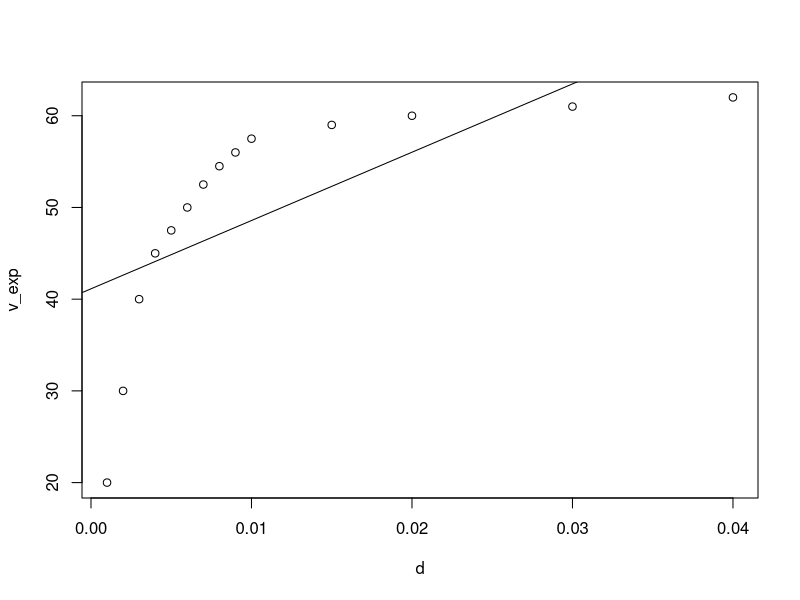
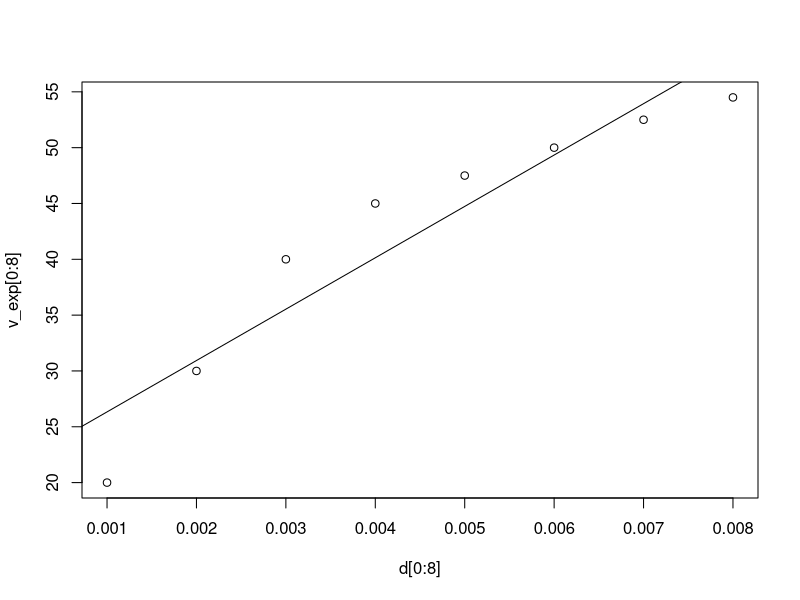
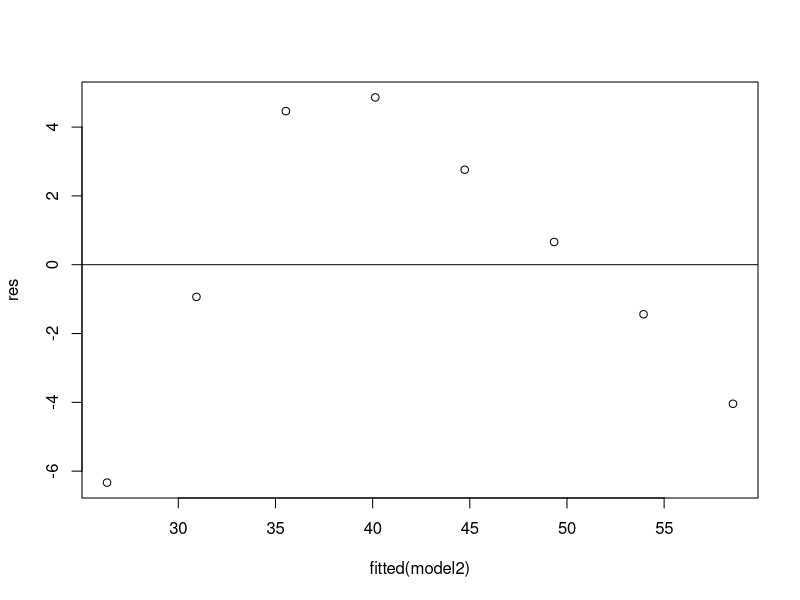
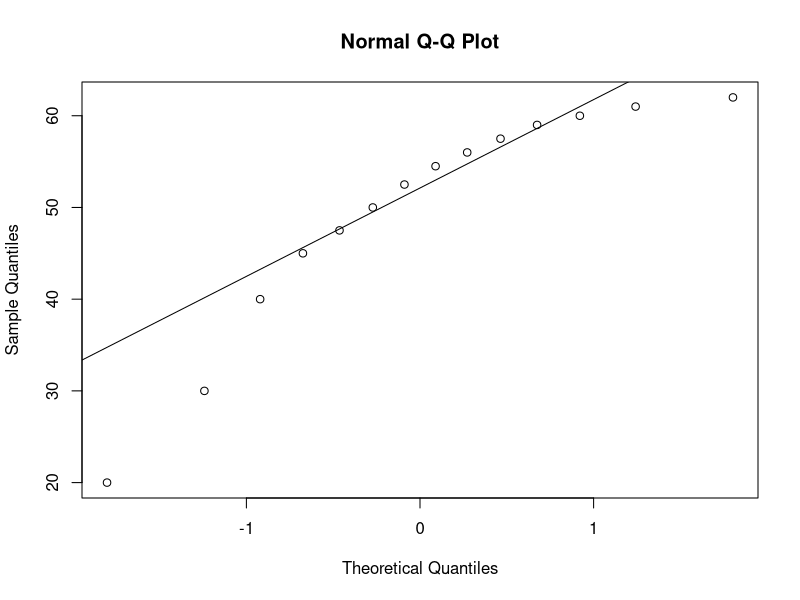
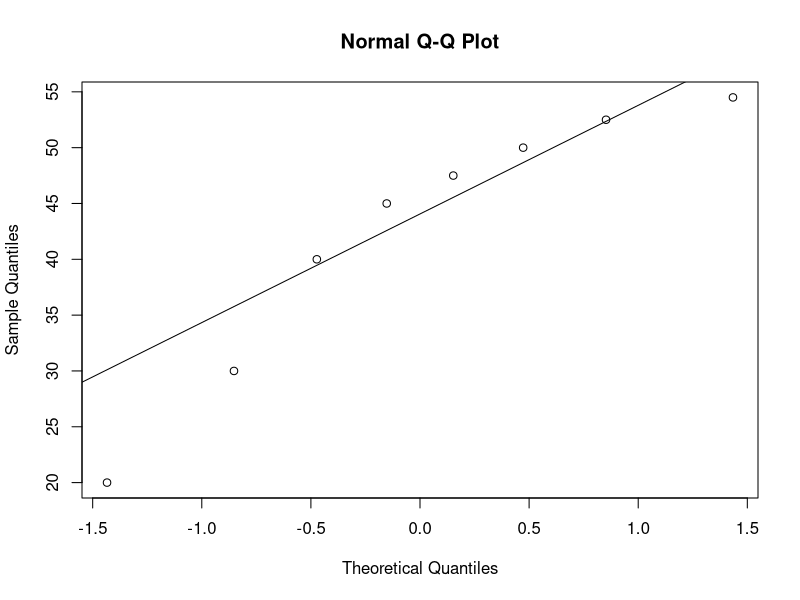
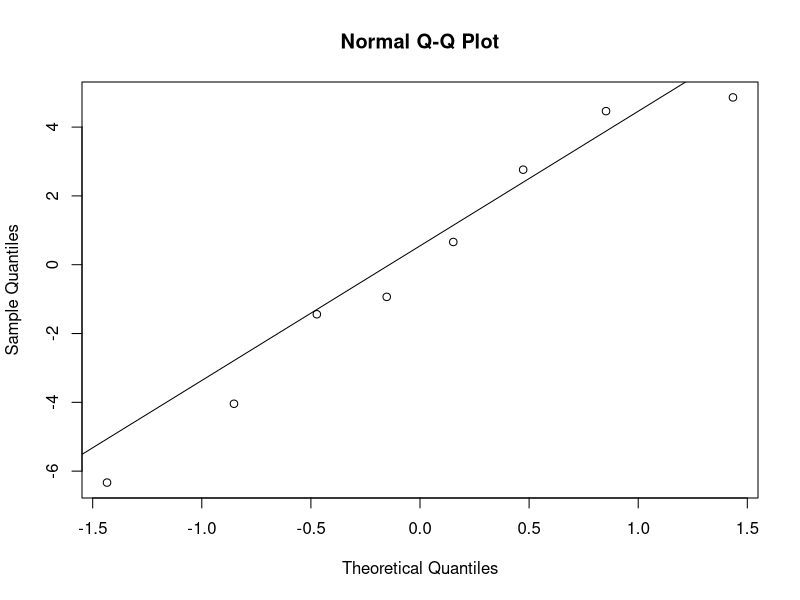
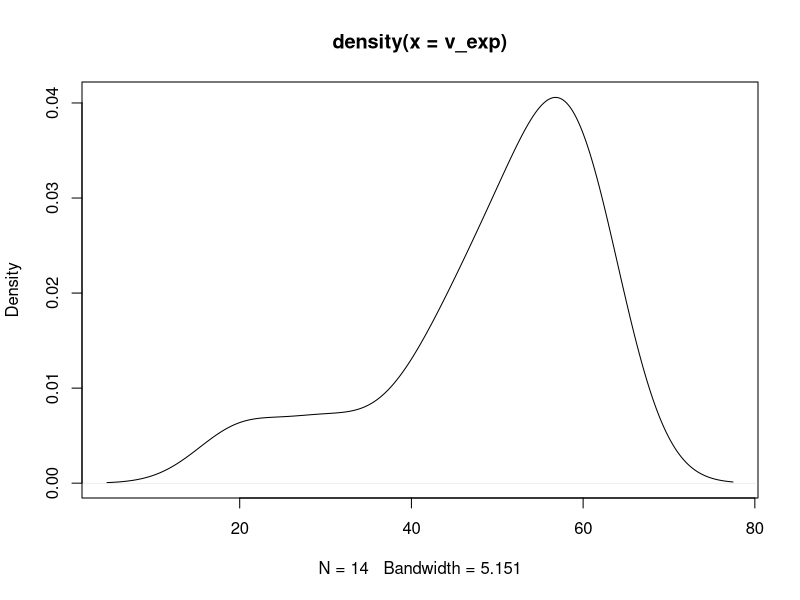
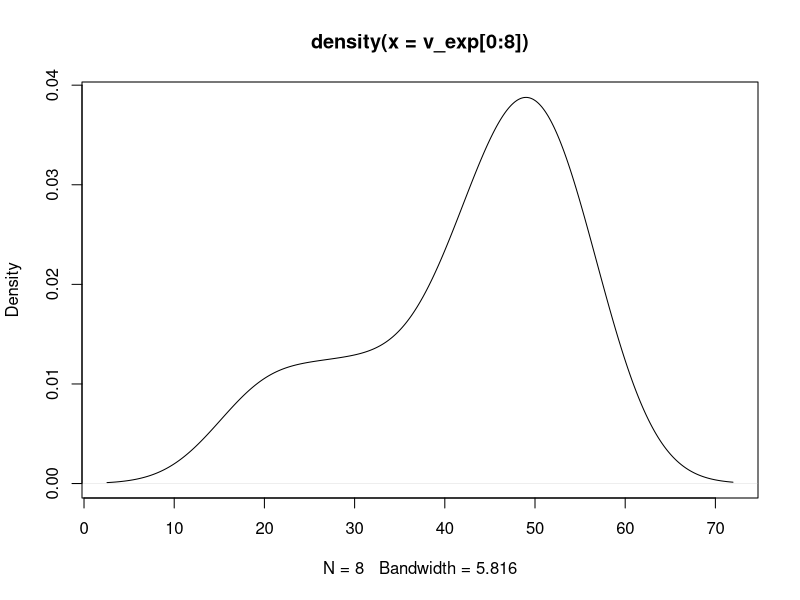

The R source for these figures, in order:
# Data
d = c(1, 2, 3, 4, 5, 6, 7, 8, 9, 10, 15, 20, 30, 40) / 1000
v_exp = c(20, 30, 40, 45, 47.5, 50, 52.5, 54.5, 56, 57.5, 59, 60, 61, 62)

# Linear regression (all data)
model = lm(v_exp ~ d)
summary(model)

# Linear regression (only first 8)
model2 = lm(v_exp[0:8] ~ d[0:8])
summary(model2)

# Plots with regression line
plot(d, v_exp)
abline(model)

plot(d[0:8], v_exp[0:8])
abline(model2)

# The second model is better so we proceed studying its residuals
res = resid(model2)

# Residual VS Fitted plot
plot(fitted(model2), res)
abline(0,0)

# Shapiro-Wilk
shapiro.test(v_exp)
shapiro.test(v_exp[0:8])
shapiro.test(res)

# QQ-plot 
qqnorm(v_exp)
qqline(v_exp)
qqnorm(v_exp[0:8])
qqline(v_exp[0:8])
qqnorm(res)
qqline(res) 

# Density
plot(density(v_exp))
plot(density(v_exp[0:8]))
plot(density(res))